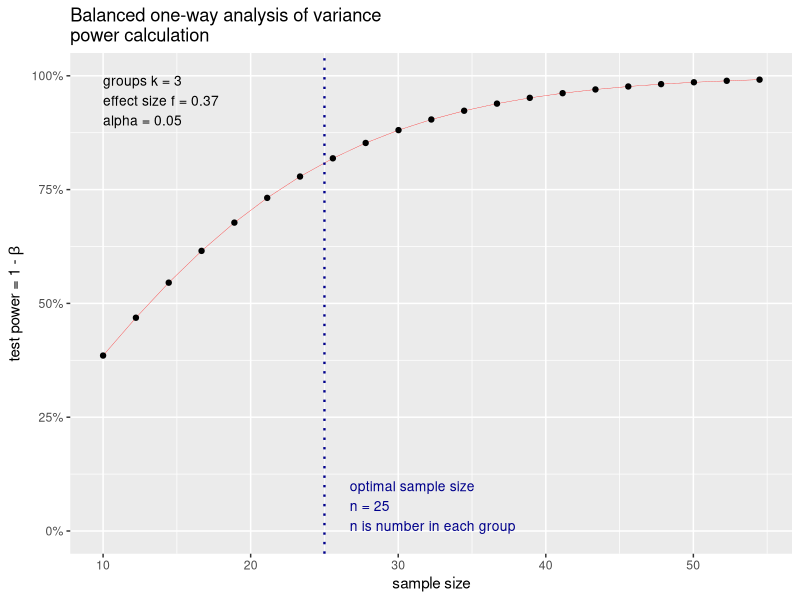

Here is the R script that generated this plot:
## ---- chunk 1
#| label: setup

# Instalar el paquete si no lo instalaste antes
if (!requireNamespace("pwr", quietly = TRUE)) install.packages("pwr")

# Cargar el paquete
library(pwr)
## ---- chunk 2
#| label: pwr-t-test05


pwr.t.test(d = 0.45, sig.level = 0.05, power = 0.80, type = "two.sample")

## ---- chunk 3
#| label: pwr-t-test2
#| eval: true

pwr.t.test(d = 0.45, sig.level = 0.05, n = 40, type = "two.sample")

## ---- chunk 4
#| label: pwr-t-test03


pwr.t.test(d = 0.3, sig.level = 0.05, power = 0.80, type = "two.sample")

## ---- chunk 5
#| label: calcular-f-cohen
#| eval: true

medias <- c(68.5, 73, 77.5)
sd_comun <- 10
k <- length(medias)

sigma_medias <- sqrt(sum((medias - mean(medias))^2) / k)
f <- sigma_medias / sd_comun
f

## ---- chunk 6
#| label: pwr-anova-test
#| eval: true

pwr.anova.test(k = 3, f = 0.37, power = 0.80, sig.level = 0.05)
## ---- chunk 7
#| label: plot-power-curve
#| eval: true

resultado <- pwr.anova.test(k = 3, f = 0.37, power = 0.80, sig.level = 0.05)
plot(resultado)
## ---- chunk 8
#| label: pwr-r-test
#| eval: true
pwr.r.test(r = 0.35, sig.level = 0.05, power = 0.80)
## ---- chunk 9
#| label: r2-a-f2
#| eval: true
R2 <- 0.20
f2 <- R2 / (1 - R2)
f2
## ---- chunk 10
#| label: pwr-f2-test
#| eval: true
pwr.f2.test(u = 2, f2 = 0.25, sig.level = 0.05, power = 0.80)
## ---- chunk 11
#| label: calcular-n-total-regresion
#| eval: true
n_total <- 38.68562 + 3 + 1
n_total
## ---- chunk 12
#| label: calcular-f-cohen-modalidad
#| eval: true

medias_modalidad <- c(75, 71)
sd_comun <- 10
b <- length(medias_modalidad)

sigma_medias_modalidad <- sqrt(sum((medias_modalidad - mean(medias_modalidad))^2) / b)
f_modalidad <- sigma_medias_modalidad / sd_comun
f_modalidad
## ---- chunk 13
#| label: calcular-f-cohen-interaccion
#| eval: true

# Medias de celda (metodo x modalidad)
celdas <- matrix(
  c(72.0, 65.0,   # tradicional: presencial, virtual
    76.5, 69.5,   # recuperacion:  presencial, virtual
    76.5, 78.5),  # repeticion: presencial, virtual
  nrow = 3, byrow = TRUE,
  dimnames = list(
    c("tradicional", "practica_recuperacion", "repeticion_espaciada"),
    c("presencial", "virtual")
  )
)

celdas

sd_comun <- 10
medias_metodo <- c(68.5, 73, 77.5)
medias_modalidad <- c(75, 71)

# Media total de la variable. Si asumimos n balanceado por celdas, se puede obtener así:
gran_media <- mean(celdas)

efecto_metodo    <- medias_metodo - gran_media
efecto_metodo

efecto_modalidad <- medias_modalidad - gran_media
efecto_modalidad

# residuo de interaccion = celda - gran media - efecto de fila - efecto de columna
interaccion <- celdas - gran_media - outer(efecto_metodo, efecto_modalidad, "+")
interaccion

f_interaccion <- sqrt(mean(interaccion^2)) / sd_comun
f_interaccion
## ---- chunk 14
#| label: pwr-f2-test-2way

# Efecto principal del método (f = 0.37 -> f2 = 0.39^2=0.1369)
pwr.f2.test(u = 2, f2 = 0.1369, sig.level = 0.05, power = 0.80)

# Efecto principal de la modalidad (f = 0.20 -> f2 = 0.20^2 = 0.04)
pwr.f2.test(u = 1, f2 = 0.04, sig.level = 0.05, power = 0.80)

# Interacción método x modalidad (f2 = 0.045)
pwr.f2.test(u = 2, f2 = 0.045, sig.level = 0.05, power = 0.80)
